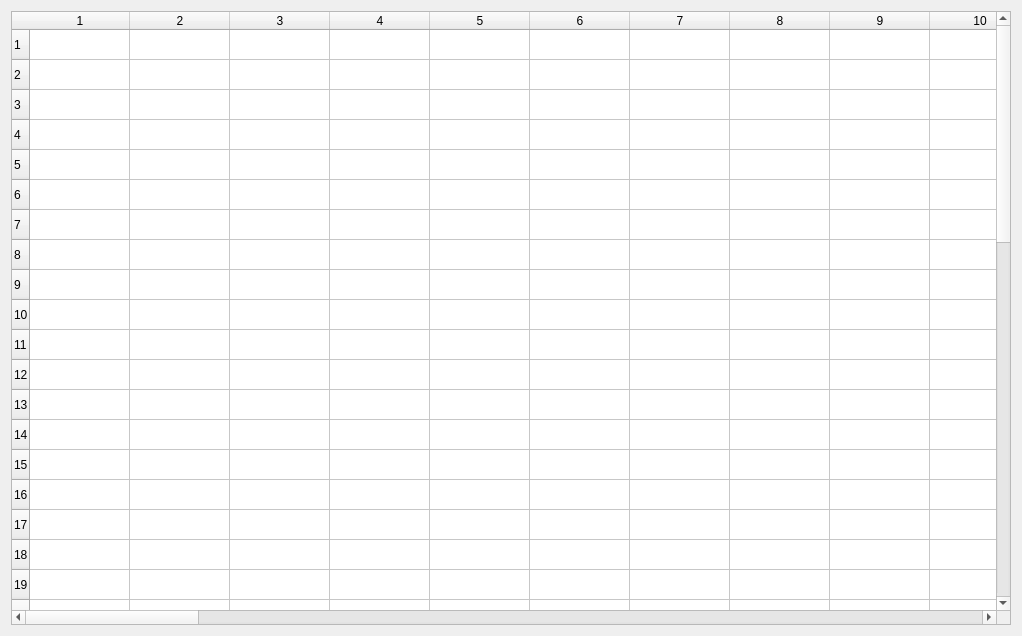
<?xml version="1.0" encoding="UTF-8"?>
<ui version="4.0">
 <class>tableForm</class>
 <widget class="QWidget" name="tableForm">
  <property name="geometry">
   <rect>
    <x>0</x>
    <y>0</y>
    <width>1022</width>
    <height>636</height>
   </rect>
  </property>
  <property name="minimumSize">
   <size>
    <width>1022</width>
    <height>636</height>
   </size>
  </property>
  <property name="windowTitle">
   <string>Lap Table</string>
  </property>
  <layout class="QGridLayout" name="gridLayout">
   <item row="0" column="1">
    <layout class="QVBoxLayout" name="verticalLayout" stretch="0">
     <item>
      <widget class="QTableWidget" name="tableWidget">
       <property name="frameShape">
        <enum>QFrame::StyledPanel</enum>
       </property>
       <property name="dragEnabled">
        <bool>true</bool>
       </property>
       <property name="dragDropMode">
        <enum>QAbstractItemView::DragDrop</enum>
       </property>
       <property name="defaultDropAction">
        <enum>Qt::MoveAction</enum>
       </property>
       <property name="alternatingRowColors">
        <bool>false</bool>
       </property>
       <property name="cornerButtonEnabled">
        <bool>true</bool>
       </property>
       <property name="rowCount">
        <number>50</number>
       </property>
       <property name="columnCount">
        <number>50</number>
       </property>
       <row/>
       <row/>
       <row/>
       <row/>
       <row/>
       <row/>
       <row/>
       <row/>
       <row/>
       <row/>
       <row/>
       <row/>
       <row/>
       <row/>
       <row/>
       <row/>
       <row/>
       <row/>
       <row/>
       <row/>
       <row/>
       <row/>
       <row/>
       <row/>
       <row/>
       <row/>
       <row/>
       <row/>
       <row/>
       <row/>
       <row/>
       <row/>
       <row/>
       <row/>
       <row/>
       <row/>
       <row/>
       <row/>
       <row/>
       <row/>
       <row/>
       <row/>
       <row/>
       <row/>
       <row/>
       <row/>
       <row/>
       <row/>
       <row/>
       <row/>
       <column/>
       <column/>
       <column/>
       <column/>
       <column/>
       <column/>
       <column/>
       <column/>
       <column/>
       <column/>
       <column/>
       <column/>
       <column/>
       <column/>
       <column/>
       <column/>
       <column/>
       <column/>
       <column/>
       <column/>
       <column/>
       <column/>
       <column/>
       <column/>
       <column/>
       <column/>
       <column/>
       <column/>
       <column/>
       <column/>
       <column/>
       <column/>
       <column/>
       <column/>
       <column/>
       <column/>
       <column/>
       <column/>
       <column/>
       <column/>
       <column/>
       <column/>
       <column/>
       <column/>
       <column/>
       <column/>
       <column/>
       <column/>
       <column/>
       <column/>
      </widget>
     </item>
    </layout>
   </item>
  </layout>
 </widget>
 <resources/>
 <connections/>
</ui>
